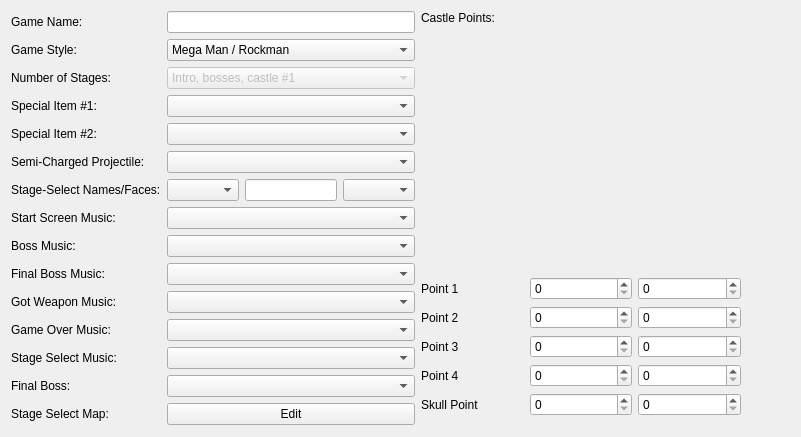
<?xml version="1.0" encoding="UTF-8"?>
<ui version="4.0">
 <class>game_properties_tab</class>
 <widget class="QWidget" name="game_properties_tab">
  <property name="geometry">
   <rect>
    <x>0</x>
    <y>0</y>
    <width>801</width>
    <height>437</height>
   </rect>
  </property>
  <property name="windowTitle">
   <string>Form</string>
  </property>
  <layout class="QHBoxLayout" name="horizontalLayout">
   <item>
    <layout class="QGridLayout" name="gridLayout_2">
     <item row="0" column="1">
      <widget class="QLineEdit" name="lineEdit">
       <property name="maxLength">
        <number>30</number>
       </property>
      </widget>
     </item>
     <item row="12" column="0">
      <widget class="QLabel" name="label_10">
       <property name="text">
        <string>Game Over Music:</string>
       </property>
      </widget>
     </item>
     <item row="7" column="1">
      <widget class="QComboBox" name="gameStartMusic_comboBox"/>
     </item>
     <item row="3" column="1">
      <widget class="QComboBox" name="special_item1_combo"/>
     </item>
     <item row="7" column="0">
      <widget class="QLabel" name="label_13">
       <property name="text">
        <string>Start Screen Music:</string>
       </property>
      </widget>
     </item>
     <item row="8" column="1">
      <widget class="QComboBox" name="bossMusic_comboBox"/>
     </item>
     <item row="2" column="1">
      <widget class="QComboBox" name="stageNumber_comboBox">
       <property name="enabled">
        <bool>false</bool>
       </property>
       <item>
        <property name="text">
         <string>Intro, bosses, castle #1</string>
        </property>
       </item>
       <item>
        <property name="text">
         <string>Intro, 8 bosses, 5 castle #1, 5 castle #2</string>
        </property>
       </item>
      </widget>
     </item>
     <item row="1" column="0">
      <widget class="QLabel" name="label_8">
       <property name="text">
        <string>Game Style:</string>
       </property>
      </widget>
     </item>
     <item row="6" column="0">
      <widget class="QLabel" name="label_4">
       <property name="text">
        <string>Stage-Select Names/Faces:</string>
       </property>
      </widget>
     </item>
     <item row="5" column="1">
      <widget class="QComboBox" name="semicharged_shot_combo"/>
     </item>
     <item row="0" column="0">
      <widget class="QLabel" name="label_5">
       <property name="text">
        <string>Game Name:</string>
       </property>
      </widget>
     </item>
     <item row="2" column="0">
      <widget class="QLabel" name="label_12">
       <property name="text">
        <string>Number of Stages:</string>
       </property>
      </widget>
     </item>
     <item row="10" column="1">
      <widget class="QComboBox" name="finalBossMusic_comboBox"/>
     </item>
     <item row="13" column="1">
      <widget class="QComboBox" name="stageSelectMusic_comboBox"/>
     </item>
     <item row="10" column="0">
      <widget class="QLabel" name="label_7">
       <property name="text">
        <string>Final Boss Music:</string>
       </property>
      </widget>
     </item>
     <item row="12" column="1">
      <widget class="QComboBox" name="gameOverMusic_comboBox"/>
     </item>
     <item row="4" column="0">
      <widget class="QLabel" name="label_2">
       <property name="text">
        <string>Special Item #2:</string>
       </property>
      </widget>
     </item>
     <item row="11" column="1">
      <widget class="QComboBox" name="gotWeaponMusic_comboBox"/>
     </item>
     <item row="3" column="0">
      <widget class="QLabel" name="label">
       <property name="text">
        <string>Special Item #1:</string>
       </property>
      </widget>
     </item>
     <item row="1" column="1">
      <widget class="QComboBox" name="gameStyle_comboBox">
       <item>
        <property name="text">
         <string>Mega Man / Rockman</string>
        </property>
       </item>
       <item>
        <property name="text">
         <string>Castlevania / Ghould &amp; Ghosts</string>
        </property>
       </item>
      </widget>
     </item>
     <item row="13" column="0">
      <widget class="QLabel" name="label_11">
       <property name="text">
        <string>Stage Select Music:</string>
       </property>
      </widget>
     </item>
     <item row="14" column="0">
      <widget class="QLabel" name="label_20">
       <property name="text">
        <string>Final Boss:</string>
       </property>
      </widget>
     </item>
     <item row="14" column="1">
      <widget class="QComboBox" name="finalBoss_comboBox"/>
     </item>
     <item row="8" column="0">
      <widget class="QLabel" name="label_6">
       <property name="text">
        <string>Boss Music:</string>
       </property>
      </widget>
     </item>
     <item row="11" column="0">
      <widget class="QLabel" name="label_9">
       <property name="text">
        <string>Got Weapon Music:</string>
       </property>
      </widget>
     </item>
     <item row="16" column="0">
      <spacer name="verticalSpacer">
       <property name="orientation">
        <enum>Qt::Vertical</enum>
       </property>
       <property name="sizeHint" stdset="0">
        <size>
         <width>20</width>
         <height>40</height>
        </size>
       </property>
      </spacer>
     </item>
     <item row="4" column="1">
      <widget class="QComboBox" name="special_item2_combo"/>
     </item>
     <item row="5" column="0">
      <widget class="QLabel" name="label_3">
       <property name="text">
        <string>Semi-Charged Projectile:</string>
       </property>
      </widget>
     </item>
     <item row="6" column="1">
      <layout class="QHBoxLayout" name="horizontalLayout_2">
       <item>
        <widget class="QComboBox" name="stagefaces_stage_combo"/>
       </item>
       <item>
        <widget class="QLineEdit" name="bossName_lineEdit">
         <property name="maxLength">
          <number>8</number>
         </property>
        </widget>
       </item>
       <item>
        <widget class="QComboBox" name="stagefaces_face_combo">
         <property name="iconSize">
          <size>
           <width>32</width>
           <height>32</height>
          </size>
         </property>
        </widget>
       </item>
      </layout>
     </item>
     <item row="15" column="1">
      <widget class="QPushButton" name="editMap_pushButton">
       <property name="text">
        <string>Edit</string>
       </property>
      </widget>
     </item>
     <item row="15" column="0">
      <widget class="QLabel" name="label_21">
       <property name="text">
        <string>Stage Select Map:</string>
       </property>
      </widget>
     </item>
    </layout>
   </item>
   <item>
    <layout class="QVBoxLayout" name="verticalLayout">
     <property name="rightMargin">
      <number>0</number>
     </property>
     <item>
      <widget class="QLabel" name="label_19">
       <property name="text">
        <string>Castle Points:</string>
       </property>
      </widget>
     </item>
     <item>
      <widget class="CastlePointsPreviewArea" name="castlePointsPreviewArea" native="true">
       <property name="minimumSize">
        <size>
         <width>320</width>
         <height>240</height>
        </size>
       </property>
      </widget>
     </item>
     <item>
      <layout class="QGridLayout" name="CastlePointsGridLayout">
       <property name="rightMargin">
        <number>0</number>
       </property>
       <item row="0" column="0">
        <widget class="QLabel" name="label_14">
         <property name="text">
          <string>Point 1</string>
         </property>
        </widget>
       </item>
       <item row="3" column="0">
        <widget class="QLabel" name="label_17">
         <property name="text">
          <string>Point 4</string>
         </property>
        </widget>
       </item>
       <item row="0" column="2">
        <widget class="QSpinBox" name="castlePoint_1_y">
         <property name="maximum">
          <number>240</number>
         </property>
        </widget>
       </item>
       <item row="2" column="0">
        <widget class="QLabel" name="label_16">
         <property name="text">
          <string>Point 3</string>
         </property>
        </widget>
       </item>
       <item row="1" column="1">
        <widget class="QSpinBox" name="castlePoint_2_x">
         <property name="maximum">
          <number>320</number>
         </property>
        </widget>
       </item>
       <item row="1" column="0">
        <widget class="QLabel" name="label_15">
         <property name="text">
          <string>Point 2</string>
         </property>
        </widget>
       </item>
       <item row="0" column="1">
        <widget class="QSpinBox" name="castlePoint_1_x">
         <property name="maximum">
          <number>320</number>
         </property>
        </widget>
       </item>
       <item row="5" column="0">
        <spacer name="verticalSpacer_2">
         <property name="orientation">
          <enum>Qt::Vertical</enum>
         </property>
         <property name="sizeHint" stdset="0">
          <size>
           <width>20</width>
           <height>40</height>
          </size>
         </property>
        </spacer>
       </item>
       <item row="1" column="2">
        <widget class="QSpinBox" name="castlePoint_2_y">
         <property name="maximum">
          <number>240</number>
         </property>
        </widget>
       </item>
       <item row="2" column="1">
        <widget class="QSpinBox" name="castlePoint_3_x">
         <property name="maximum">
          <number>320</number>
         </property>
        </widget>
       </item>
       <item row="2" column="2">
        <widget class="QSpinBox" name="castlePoint_3_y">
         <property name="maximum">
          <number>240</number>
         </property>
        </widget>
       </item>
       <item row="3" column="1">
        <widget class="QSpinBox" name="castlePoint_4_x">
         <property name="maximum">
          <number>320</number>
         </property>
        </widget>
       </item>
       <item row="3" column="2">
        <widget class="QSpinBox" name="castlePoint_4_y">
         <property name="maximum">
          <number>240</number>
         </property>
        </widget>
       </item>
       <item row="4" column="0">
        <widget class="QLabel" name="label_18">
         <property name="text">
          <string>Skull Point</string>
         </property>
        </widget>
       </item>
       <item row="4" column="1">
        <widget class="QSpinBox" name="castlePoint_5_x">
         <property name="maximum">
          <number>320</number>
         </property>
        </widget>
       </item>
       <item row="4" column="2">
        <widget class="QSpinBox" name="castlePoint_5_y">
         <property name="maximum">
          <number>240</number>
         </property>
        </widget>
       </item>
      </layout>
     </item>
    </layout>
   </item>
   <item>
    <spacer name="horizontalSpacer_2">
     <property name="orientation">
      <enum>Qt::Horizontal</enum>
     </property>
     <property name="sizeHint" stdset="0">
      <size>
       <width>40</width>
       <height>20</height>
      </size>
     </property>
    </spacer>
   </item>
   <item>
    <spacer name="horizontalSpacer">
     <property name="orientation">
      <enum>Qt::Horizontal</enum>
     </property>
     <property name="sizeHint" stdset="0">
      <size>
       <width>40</width>
       <height>20</height>
      </size>
     </property>
    </spacer>
   </item>
  </layout>
 </widget>
 <customwidgets>
  <customwidget>
   <class>CastlePointsPreviewArea</class>
   <extends>QWidget</extends>
   <header>castlepointspreviewarea.h</header>
   <container>1</container>
  </customwidget>
 </customwidgets>
 <resources/>
 <connections/>
</ui>
